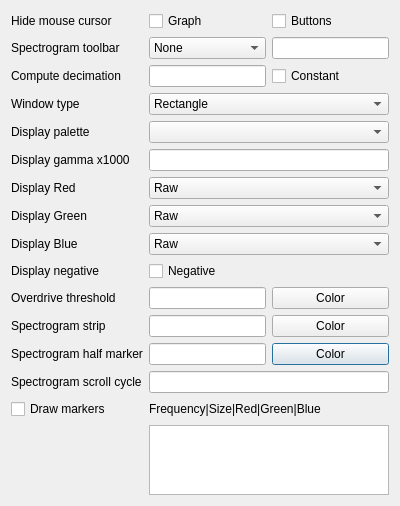
<?xml version="1.0" encoding="UTF-8"?>
<ui version="4.0">
 <class>SpectrumSettings</class>
 <widget class="QDialog" name="SpectrumSettings">
  <property name="geometry">
   <rect>
    <x>0</x>
    <y>0</y>
    <width>400</width>
    <height>479</height>
   </rect>
  </property>
  <property name="windowTitle">
   <string>Spectrogram settings</string>
  </property>
  <layout class="QGridLayout" name="gridLayout">
   <item row="5" column="0">
    <widget class="QLabel" name="SpecFullPaletteL">
     <property name="text">
      <string>Display palette</string>
     </property>
    </widget>
   </item>
   <item row="1" column="0">
    <widget class="QLabel" name="SpecFullLayoutL">
     <property name="text">
      <string>Spectrogram toolbar</string>
     </property>
    </widget>
   </item>
   <item row="12" column="0">
    <widget class="QLabel" name="SpecOverThrL">
     <property name="text">
      <string>Overdrive threshold</string>
     </property>
    </widget>
   </item>
   <item row="14" column="2">
    <widget class="QPushButton" name="SpecFullHalfColor">
     <property name="text">
      <string>Color</string>
     </property>
    </widget>
   </item>
   <item row="0" column="0">
    <widget class="QLabel" name="SpecMouseL">
     <property name="text">
      <string>Hide mouse cursor</string>
     </property>
    </widget>
   </item>
   <item row="1" column="2">
    <widget class="QLineEdit" name="SpecFullLayoutT"/>
   </item>
   <item row="9" column="0">
    <widget class="QLabel" name="SpecDispBL">
     <property name="text">
      <string>Display Blue</string>
     </property>
    </widget>
   </item>
   <item row="7" column="0">
    <widget class="QLabel" name="SpecDispRL">
     <property name="text">
      <string>Display Red</string>
     </property>
    </widget>
   </item>
   <item row="20" column="1" colspan="2">
    <widget class="QPlainTextEdit" name="SpecFullMarkersText"/>
   </item>
   <item row="19" column="1" colspan="2">
    <widget class="QLabel" name="SpecFullMarkersH">
     <property name="text">
      <string>Frequency|Size|Red|Green|Blue</string>
     </property>
    </widget>
   </item>
   <item row="13" column="2">
    <widget class="QPushButton" name="SpecFullStripColor">
     <property name="text">
      <string>Color</string>
     </property>
    </widget>
   </item>
   <item row="15" column="1" colspan="2">
    <widget class="QLineEdit" name="SpecFullScrollT"/>
   </item>
   <item row="0" column="2">
    <widget class="QCheckBox" name="SpecMouseButtons">
     <property name="text">
      <string>Buttons</string>
     </property>
    </widget>
   </item>
   <item row="13" column="0">
    <widget class="QLabel" name="SpecFullStripL">
     <property name="text">
      <string>Spectrogram strip</string>
     </property>
    </widget>
   </item>
   <item row="19" column="0">
    <widget class="QCheckBox" name="SpecFullMarkersC">
     <property name="text">
      <string>Draw markers</string>
     </property>
    </widget>
   </item>
   <item row="14" column="1">
    <widget class="QLineEdit" name="SpecFullHalfT"/>
   </item>
   <item row="8" column="0">
    <widget class="QLabel" name="SpecDispGL">
     <property name="text">
      <string>Display Green</string>
     </property>
    </widget>
   </item>
   <item row="15" column="0">
    <widget class="QLabel" name="SpecFullScrollL">
     <property name="text">
      <string>Spectrogram scroll cycle</string>
     </property>
    </widget>
   </item>
   <item row="12" column="1">
    <widget class="QLineEdit" name="SpecOverThrT"/>
   </item>
   <item row="2" column="0">
    <widget class="QLabel" name="SpecDecimationL">
     <property name="text">
      <string>Compute decimation</string>
     </property>
    </widget>
   </item>
   <item row="14" column="0">
    <widget class="QLabel" name="SpecFullHalfL">
     <property name="text">
      <string>Spectrogram half marker</string>
     </property>
    </widget>
   </item>
   <item row="12" column="2">
    <widget class="QPushButton" name="SpecOverThrColor">
     <property name="text">
      <string>Color</string>
     </property>
    </widget>
   </item>
   <item row="13" column="1">
    <widget class="QLineEdit" name="SpecFullStripT"/>
   </item>
   <item row="2" column="2">
    <widget class="QCheckBox" name="SpecDecimationC">
     <property name="text">
      <string>Constant</string>
     </property>
    </widget>
   </item>
   <item row="2" column="1">
    <widget class="QLineEdit" name="SpecDecimationT"/>
   </item>
   <item row="0" column="1">
    <widget class="QCheckBox" name="SpecMouseGraph">
     <property name="text">
      <string>Graph</string>
     </property>
    </widget>
   </item>
   <item row="3" column="1" colspan="2">
    <widget class="QComboBox" name="SpecWindowS">
     <item>
      <property name="text">
       <string>Rectangle</string>
      </property>
     </item>
     <item>
      <property name="text">
       <string>Triangle</string>
      </property>
     </item>
     <item>
      <property name="text">
       <string>Hanning</string>
      </property>
     </item>
     <item>
      <property name="text">
       <string>Blackman</string>
      </property>
     </item>
     <item>
      <property name="text">
       <string>Hamming</string>
      </property>
     </item>
    </widget>
   </item>
   <item row="1" column="1">
    <widget class="QComboBox" name="SpecFullLayoutS">
     <item>
      <property name="text">
       <string>None</string>
      </property>
     </item>
     <item>
      <property name="text">
       <string>Top</string>
      </property>
     </item>
     <item>
      <property name="text">
       <string>Bottom</string>
      </property>
     </item>
     <item>
      <property name="text">
       <string>Right</string>
      </property>
     </item>
     <item>
      <property name="text">
       <string>Left</string>
      </property>
     </item>
    </widget>
   </item>
   <item row="3" column="0">
    <widget class="QLabel" name="SpecWindowL">
     <property name="text">
      <string>Window type</string>
     </property>
    </widget>
   </item>
   <item row="6" column="0">
    <widget class="QLabel" name="SpecFullGammaL">
     <property name="text">
      <string>Display gamma x1000</string>
     </property>
    </widget>
   </item>
   <item row="10" column="1">
    <widget class="QCheckBox" name="SpecNegativeW">
     <property name="text">
      <string>Negative</string>
     </property>
    </widget>
   </item>
   <item row="10" column="0">
    <widget class="QLabel" name="SpecNegativeL">
     <property name="text">
      <string>Display negative</string>
     </property>
    </widget>
   </item>
   <item row="5" column="1" colspan="2">
    <widget class="QComboBox" name="SpecFullPaletteCW"/>
   </item>
   <item row="6" column="1" colspan="2">
    <widget class="QLineEdit" name="SpecFullGammaTW"/>
   </item>
   <item row="7" column="1" colspan="2">
    <widget class="QComboBox" name="SpecDispRW">
     <item>
      <property name="text">
       <string>Raw</string>
      </property>
     </item>
     <item>
      <property name="text">
       <string>Filtered</string>
      </property>
     </item>
     <item>
      <property name="text">
       <string>Reference</string>
      </property>
     </item>
     <item>
      <property name="text">
       <string>None</string>
      </property>
     </item>
    </widget>
   </item>
   <item row="8" column="1" colspan="2">
    <widget class="QComboBox" name="SpecDispGW">
     <item>
      <property name="text">
       <string>Raw</string>
      </property>
     </item>
     <item>
      <property name="text">
       <string>Filtered</string>
      </property>
     </item>
     <item>
      <property name="text">
       <string>Reference</string>
      </property>
     </item>
     <item>
      <property name="text">
       <string>None</string>
      </property>
     </item>
    </widget>
   </item>
   <item row="9" column="1" colspan="2">
    <widget class="QComboBox" name="SpecDispBW">
     <item>
      <property name="text">
       <string>Raw</string>
      </property>
     </item>
     <item>
      <property name="text">
       <string>Filtered</string>
      </property>
     </item>
     <item>
      <property name="text">
       <string>Reference</string>
      </property>
     </item>
     <item>
      <property name="text">
       <string>None</string>
      </property>
     </item>
    </widget>
   </item>
  </layout>
 </widget>
 <tabstops>
  <tabstop>SpecMouseGraph</tabstop>
  <tabstop>SpecMouseButtons</tabstop>
  <tabstop>SpecFullLayoutS</tabstop>
  <tabstop>SpecFullLayoutT</tabstop>
  <tabstop>SpecDecimationT</tabstop>
  <tabstop>SpecDecimationC</tabstop>
  <tabstop>SpecWindowS</tabstop>
  <tabstop>SpecFullPaletteCW</tabstop>
  <tabstop>SpecFullGammaTW</tabstop>
  <tabstop>SpecDispRW</tabstop>
  <tabstop>SpecDispGW</tabstop>
  <tabstop>SpecDispBW</tabstop>
  <tabstop>SpecNegativeW</tabstop>
  <tabstop>SpecOverThrT</tabstop>
  <tabstop>SpecOverThrColor</tabstop>
  <tabstop>SpecFullStripT</tabstop>
  <tabstop>SpecFullStripColor</tabstop>
  <tabstop>SpecFullHalfT</tabstop>
  <tabstop>SpecFullHalfColor</tabstop>
  <tabstop>SpecFullScrollT</tabstop>
  <tabstop>SpecFullMarkersC</tabstop>
  <tabstop>SpecFullMarkersText</tabstop>
 </tabstops>
 <resources/>
 <connections/>
</ui>
